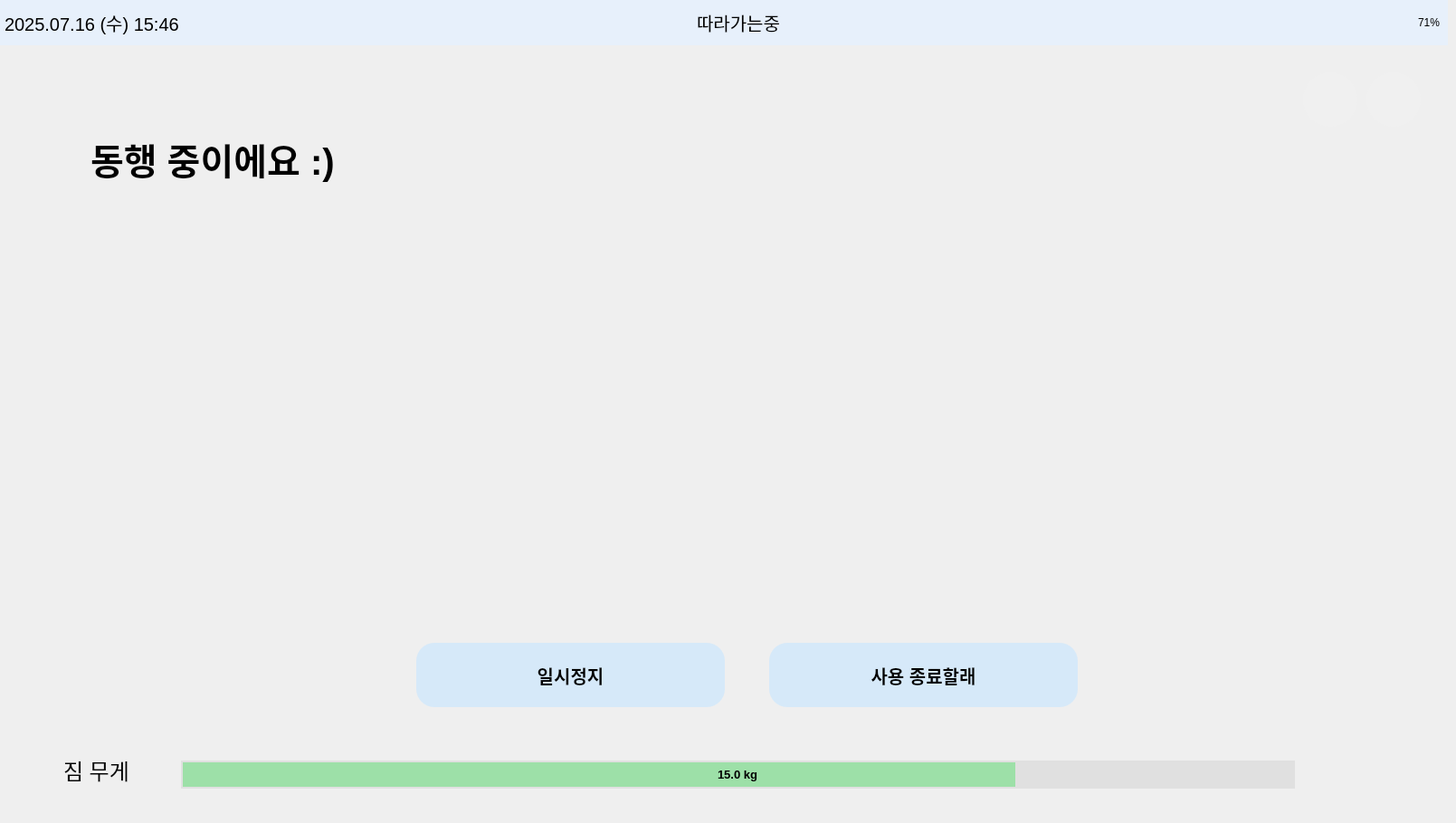
    <widget class="QWidget" name="page_following">
     <widget class="QFrame" name="topbar5">
      <property name="geometry">
       <rect>
        <x>0</x>
        <y>0</y>
        <width>1600</width>
        <height>50</height>
       </rect>
      </property>
      <property name="palette">
       <palette>
        <active>
         <colorrole role="WindowText">
          <brush brushstyle="SolidPattern">
           <color alpha="255">
            <red>0</red>
            <green>0</green>
            <blue>0</blue>
           </color>
          </brush>
         </colorrole>
         <colorrole role="Button">
          <brush brushstyle="SolidPattern">
           <color alpha="255">
            <red>231</red>
            <green>240</green>
            <blue>251</blue>
           </color>
          </brush>
         </colorrole>
         <colorrole role="Light">
          <brush brushstyle="SolidPattern">
           <color alpha="255">
            <red>255</red>
            <green>116</green>
            <blue>116</blue>
           </color>
          </brush>
         </colorrole>
         <colorrole role="Midlight">
          <brush brushstyle="SolidPattern">
           <color alpha="255">
            <red>247</red>
            <green>63</green>
            <blue>63</blue>
           </color>
          </brush>
         </colorrole>
         <colorrole role="Dark">
          <brush brushstyle="SolidPattern">
           <color alpha="255">
            <red>120</red>
            <green>6</green>
            <blue>6</blue>
           </color>
          </brush>
         </colorrole>
         <colorrole role="Mid">
          <brush brushstyle="SolidPattern">
           <color alpha="255">
            <red>160</red>
            <green>7</green>
            <blue>7</blue>
           </color>
          </brush>
         </colorrole>
         <colorrole role="Text">
          <brush brushstyle="SolidPattern">
           <color alpha="255">
            <red>0</red>
            <green>0</green>
            <blue>0</blue>
           </color>
          </brush>
         </colorrole>
         <colorrole role="BrightText">
          <brush brushstyle="SolidPattern">
           <color alpha="255">
            <red>255</red>
            <green>255</green>
            <blue>255</blue>
           </color>
          </brush>
         </colorrole>
         <colorrole role="ButtonText">
          <brush brushstyle="SolidPattern">
           <color alpha="255">
            <red>0</red>
            <green>0</green>
            <blue>0</blue>
           </color>
          </brush>
         </colorrole>
         <colorrole role="Base">
          <brush brushstyle="SolidPattern">
           <color alpha="255">
            <red>231</red>
            <green>240</green>
            <blue>251</blue>
           </color>
          </brush>
         </colorrole>
         <colorrole role="Window">
          <brush brushstyle="SolidPattern">
           <color alpha="255">
            <red>231</red>
            <green>240</green>
            <blue>251</blue>
           </color>
          </brush>
         </colorrole>
         <colorrole role="Shadow">
          <brush brushstyle="SolidPattern">
           <color alpha="255">
            <red>0</red>
            <green>0</green>
            <blue>0</blue>
           </color>
          </brush>
         </colorrole>
         <colorrole role="AlternateBase">
          <brush brushstyle="SolidPattern">
           <color alpha="255">
            <red>247</red>
            <green>133</green>
            <blue>133</blue>
           </color>
          </brush>
         </colorrole>
         <colorrole role="ToolTipBase">
          <brush brushstyle="SolidPattern">
           <color alpha="255">
            <red>255</red>
            <green>255</green>
            <blue>220</blue>
           </color>
          </brush>
         </colorrole>
         <colorrole role="ToolTipText">
          <brush brushstyle="SolidPattern">
           <color alpha="255">
            <red>0</red>
            <green>0</green>
            <blue>0</blue>
           </color>
          </brush>
         </colorrole>
         <colorrole role="PlaceholderText">
          <brush brushstyle="SolidPattern">
           <color alpha="128">
            <red>0</red>
            <green>0</green>
            <blue>0</blue>
           </color>
          </brush>
         </colorrole>
        </active>
        <inactive>
         <colorrole role="WindowText">
          <brush brushstyle="SolidPattern">
           <color alpha="255">
            <red>0</red>
            <green>0</green>
            <blue>0</blue>
           </color>
          </brush>
         </colorrole>
         <colorrole role="Button">
          <brush brushstyle="SolidPattern">
           <color alpha="255">
            <red>231</red>
            <green>240</green>
            <blue>251</blue>
           </color>
          </brush>
         </colorrole>
         <colorrole role="Light">
          <brush brushstyle="SolidPattern">
           <color alpha="255">
            <red>255</red>
            <green>116</green>
            <blue>116</blue>
           </color>
          </brush>
         </colorrole>
         <colorrole role="Midlight">
          <brush brushstyle="SolidPattern">
           <color alpha="255">
            <red>247</red>
            <green>63</green>
            <blue>63</blue>
           </color>
          </brush>
         </colorrole>
         <colorrole role="Dark">
          <brush brushstyle="SolidPattern">
           <color alpha="255">
            <red>120</red>
            <green>6</green>
            <blue>6</blue>
           </color>
          </brush>
         </colorrole>
         <colorrole role="Mid">
          <brush brushstyle="SolidPattern">
           <color alpha="255">
            <red>160</red>
            <green>7</green>
            <blue>7</blue>
           </color>
          </brush>
         </colorrole>
         <colorrole role="Text">
          <brush brushstyle="SolidPattern">
           <color alpha="255">
            <red>0</red>
            <green>0</green>
            <blue>0</blue>
           </color>
          </brush>
         </colorrole>
         <colorrole role="BrightText">
          <brush brushstyle="SolidPattern">
           <color alpha="255">
            <red>255</red>
            <green>255</green>
            <blue>255</blue>
           </color>
          </brush>
         </colorrole>
         <colorrole role="ButtonText">
          <brush brushstyle="SolidPattern">
           <color alpha="255">
            <red>0</red>
            <green>0</green>
            <blue>0</blue>
           </color>
          </brush>
         </colorrole>
         <colorrole role="Base">
          <brush brushstyle="SolidPattern">
           <color alpha="255">
            <red>231</red>
            <green>240</green>
            <blue>251</blue>
           </color>
          </brush>
         </colorrole>
         <colorrole role="Window">
          <brush brushstyle="SolidPattern">
           <color alpha="255">
            <red>231</red>
            <green>240</green>
            <blue>251</blue>
           </color>
          </brush>
         </colorrole>
         <colorrole role="Shadow">
          <brush brushstyle="SolidPattern">
           <color alpha="255">
            <red>0</red>
            <green>0</green>
            <blue>0</blue>
           </color>
          </brush>
         </colorrole>
         <colorrole role="AlternateBase">
          <brush brushstyle="SolidPattern">
           <color alpha="255">
            <red>247</red>
            <green>133</green>
            <blue>133</blue>
           </color>
          </brush>
         </colorrole>
         <colorrole role="ToolTipBase">
          <brush brushstyle="SolidPattern">
           <color alpha="255">
            <red>255</red>
            <green>255</green>
            <blue>220</blue>
           </color>
          </brush>
         </colorrole>
         <colorrole role="ToolTipText">
          <brush brushstyle="SolidPattern">
           <color alpha="255">
            <red>0</red>
            <green>0</green>
            <blue>0</blue>
           </color>
          </brush>
         </colorrole>
         <colorrole role="PlaceholderText">
          <brush brushstyle="SolidPattern">
           <color alpha="128">
            <red>0</red>
            <green>0</green>
            <blue>0</blue>
           </color>
          </brush>
         </colorrole>
        </inactive>
        <disabled>
         <colorrole role="WindowText">
          <brush brushstyle="SolidPattern">
           <color alpha="255">
            <red>120</red>
            <green>6</green>
            <blue>6</blue>
           </color>
          </brush>
         </colorrole>
         <colorrole role="Button">
          <brush brushstyle="SolidPattern">
           <color alpha="255">
            <red>231</red>
            <green>240</green>
            <blue>251</blue>
           </color>
          </brush>
         </colorrole>
         <colorrole role="Light">
          <brush brushstyle="SolidPattern">
           <color alpha="255">
            <red>255</red>
            <green>116</green>
            <blue>116</blue>
           </color>
          </brush>
         </colorrole>
         <colorrole role="Midlight">
          <brush brushstyle="SolidPattern">
           <color alpha="255">
            <red>247</red>
            <green>63</green>
            <blue>63</blue>
           </color>
          </brush>
         </colorrole>
         <colorrole role="Dark">
          <brush brushstyle="SolidPattern">
           <color alpha="255">
            <red>120</red>
            <green>6</green>
            <blue>6</blue>
           </color>
          </brush>
         </colorrole>
         <colorrole role="Mid">
          <brush brushstyle="SolidPattern">
           <color alpha="255">
            <red>160</red>
            <green>7</green>
            <blue>7</blue>
           </color>
          </brush>
         </colorrole>
         <colorrole role="Text">
          <brush brushstyle="SolidPattern">
           <color alpha="255">
            <red>120</red>
            <green>6</green>
            <blue>6</blue>
           </color>
          </brush>
         </colorrole>
         <colorrole role="BrightText">
          <brush brushstyle="SolidPattern">
           <color alpha="255">
            <red>255</red>
            <green>255</green>
            <blue>255</blue>
           </color>
          </brush>
         </colorrole>
         <colorrole role="ButtonText">
          <brush brushstyle="SolidPattern">
           <color alpha="255">
            <red>120</red>
            <green>6</green>
            <blue>6</blue>
           </color>
          </brush>
         </colorrole>
         <colorrole role="Base">
          <brush brushstyle="SolidPattern">
           <color alpha="255">
            <red>231</red>
            <green>240</green>
            <blue>251</blue>
           </color>
          </brush>
         </colorrole>
         <colorrole role="Window">
          <brush brushstyle="SolidPattern">
           <color alpha="255">
            <red>231</red>
            <green>240</green>
            <blue>251</blue>
           </color>
          </brush>
         </colorrole>
         <colorrole role="Shadow">
          <brush brushstyle="SolidPattern">
           <color alpha="255">
            <red>0</red>
            <green>0</green>
            <blue>0</blue>
           </color>
          </brush>
         </colorrole>
         <colorrole role="AlternateBase">
          <brush brushstyle="SolidPattern">
           <color alpha="255">
            <red>240</red>
            <green>11</green>
            <blue>11</blue>
           </color>
          </brush>
         </colorrole>
         <colorrole role="ToolTipBase">
          <brush brushstyle="SolidPattern">
           <color alpha="255">
            <red>255</red>
            <green>255</green>
            <blue>220</blue>
           </color>
          </brush>
         </colorrole>
         <colorrole role="ToolTipText">
          <brush brushstyle="SolidPattern">
           <color alpha="255">
            <red>0</red>
            <green>0</green>
            <blue>0</blue>
           </color>
          </brush>
         </colorrole>
         <colorrole role="PlaceholderText">
          <brush brushstyle="SolidPattern">
           <color alpha="128">
            <red>0</red>
            <green>0</green>
            <blue>0</blue>
           </color>
          </brush>
         </colorrole>
        </disabled>
       </palette>
      </property>
      <property name="styleSheet">
       <string>background-color: #e7f0fb;</string>
      </property>
      <widget class="QLabel" name="label_datetime5">
       <property name="geometry">
        <rect>
         <x>5</x>
         <y>0</y>
         <width>331</width>
         <height>50</height>
        </rect>
       </property>
       <property name="font">
        <font>
         <pointsize>15</pointsize>
        </font>
       </property>
       <property name="text">
        <string>2025.07.16 (수) 15:46</string>
       </property>
      </widget>
      <widget class="QLabel" name="label_battery5">
       <property name="geometry">
        <rect>
         <x>1470</x>
         <y>0</y>
         <width>121</width>
         <height>50</height>
        </rect>
       </property>
       <property name="text">
        <string>71%</string>
       </property>
       <property name="alignment">
        <set>Qt::AlignRight|Qt::AlignTrailing|Qt::AlignVCenter</set>
       </property>
      </widget>
      <widget class="QLabel" name="label_status5">
       <property name="geometry">
        <rect>
         <x>770</x>
         <y>0</y>
         <width>141</width>
         <height>50</height>
        </rect>
       </property>
       <property name="font">
        <font>
         <pointsize>15</pointsize>
         <weight>50</weight>
         <bold>false</bold>
        </font>
       </property>
       <property name="text">
        <string>따라가는중</string>
       </property>
      </widget>
      <widget class="QLabel" name="label_image5">
       <property name="geometry">
        <rect>
         <x>690</x>
         <y>0</y>
         <width>71</width>
         <height>50</height>
        </rect>
       </property>
       <property name="text">
        <string/>
       </property>
       <property name="pixmap">
        <pixmap>icon/나를따라와줘.png</pixmap>
       </property>
       <property name="scaledContents">
        <bool>true</bool>
       </property>
      </widget>
     </widget>
     <widget class="QLabel" name="label_following_text5">
      <property name="geometry">
       <rect>
        <x>100</x>
        <y>110</y>
        <width>1301</width>
        <height>131</height>
       </rect>
      </property>
      <property name="font">
       <font>
        <pointsize>30</pointsize>
        <weight>75</weight>
        <bold>true</bold>
       </font>
      </property>
      <property name="styleSheet">
       <string notr="true">background-color: rgba(255, 255, 255, 0);</string>
      </property>
      <property name="text">
       <string>동행 중이에요 :)</string>
      </property>
      <property name="alignment">
       <set>Qt::AlignLeading|Qt::AlignLeft|Qt::AlignVCenter</set>
      </property>
     </widget>
     <widget class="QPushButton" name="btn_home5">
      <property name="geometry">
       <rect>
        <x>1440</x>
        <y>80</y>
        <width>60</width>
        <height>60</height>
       </rect>
      </property>
      <property name="palette">
       <palette>
        <active>
         <colorrole role="Button">
          <brush brushstyle="SolidPattern">
           <color alpha="255">
            <red>240</red>
            <green>240</green>
            <blue>240</blue>
           </color>
          </brush>
         </colorrole>
         <colorrole role="Base">
          <brush brushstyle="SolidPattern">
           <color alpha="255">
            <red>240</red>
            <green>240</green>
            <blue>240</blue>
           </color>
          </brush>
         </colorrole>
         <colorrole role="Window">
          <brush brushstyle="SolidPattern">
           <color alpha="255">
            <red>240</red>
            <green>240</green>
            <blue>240</blue>
           </color>
          </brush>
         </colorrole>
        </active>
        <inactive>
         <colorrole role="Button">
          <brush brushstyle="SolidPattern">
           <color alpha="255">
            <red>240</red>
            <green>240</green>
            <blue>240</blue>
           </color>
          </brush>
         </colorrole>
         <colorrole role="Base">
          <brush brushstyle="SolidPattern">
           <color alpha="255">
            <red>240</red>
            <green>240</green>
            <blue>240</blue>
           </color>
          </brush>
         </colorrole>
         <colorrole role="Window">
          <brush brushstyle="SolidPattern">
           <color alpha="255">
            <red>240</red>
            <green>240</green>
            <blue>240</blue>
           </color>
          </brush>
         </colorrole>
        </inactive>
        <disabled>
         <colorrole role="Button">
          <brush brushstyle="SolidPattern">
           <color alpha="255">
            <red>240</red>
            <green>240</green>
            <blue>240</blue>
           </color>
          </brush>
         </colorrole>
         <colorrole role="Base">
          <brush brushstyle="SolidPattern">
           <color alpha="255">
            <red>240</red>
            <green>240</green>
            <blue>240</blue>
           </color>
          </brush>
         </colorrole>
         <colorrole role="Window">
          <brush brushstyle="SolidPattern">
           <color alpha="255">
            <red>240</red>
            <green>240</green>
            <blue>240</blue>
           </color>
          </brush>
         </colorrole>
        </disabled>
       </palette>
      </property>
      <property name="styleSheet">
       <string notr="true">QPushButton {
    border: none;
    border-radius: 30px;
    background-color: #F0F0F0;
}</string>
      </property>
      <property name="text">
       <string/>
      </property>
      <property name="icon">
       <iconset>
        <normaloff>icon/home.png</normaloff>icon/home.png</iconset>
      </property>
      <property name="iconSize">
       <size>
        <width>40</width>
        <height>40</height>
       </size>
      </property>
     </widget>
     <widget class="QPushButton" name="btn_back5">
      <property name="geometry">
       <rect>
        <x>1510</x>
        <y>80</y>
        <width>60</width>
        <height>60</height>
       </rect>
      </property>
      <property name="palette">
       <palette>
        <active>
         <colorrole role="Button">
          <brush brushstyle="SolidPattern">
           <color alpha="255">
            <red>240</red>
            <green>240</green>
            <blue>240</blue>
           </color>
          </brush>
         </colorrole>
         <colorrole role="Base">
          <brush brushstyle="SolidPattern">
           <color alpha="255">
            <red>240</red>
            <green>240</green>
            <blue>240</blue>
           </color>
          </brush>
         </colorrole>
         <colorrole role="Window">
          <brush brushstyle="SolidPattern">
           <color alpha="255">
            <red>240</red>
            <green>240</green>
            <blue>240</blue>
           </color>
          </brush>
         </colorrole>
        </active>
        <inactive>
         <colorrole role="Button">
          <brush brushstyle="SolidPattern">
           <color alpha="255">
            <red>240</red>
            <green>240</green>
            <blue>240</blue>
           </color>
          </brush>
         </colorrole>
         <colorrole role="Base">
          <brush brushstyle="SolidPattern">
           <color alpha="255">
            <red>240</red>
            <green>240</green>
            <blue>240</blue>
           </color>
          </brush>
         </colorrole>
         <colorrole role="Window">
          <brush brushstyle="SolidPattern">
           <color alpha="255">
            <red>240</red>
            <green>240</green>
            <blue>240</blue>
           </color>
          </brush>
         </colorrole>
        </inactive>
        <disabled>
         <colorrole role="Button">
          <brush brushstyle="SolidPattern">
           <color alpha="255">
            <red>240</red>
            <green>240</green>
            <blue>240</blue>
           </color>
          </brush>
         </colorrole>
         <colorrole role="Base">
          <brush brushstyle="SolidPattern">
           <color alpha="255">
            <red>240</red>
            <green>240</green>
            <blue>240</blue>
           </color>
          </brush>
         </colorrole>
         <colorrole role="Window">
          <brush brushstyle="SolidPattern">
           <color alpha="255">
            <red>240</red>
            <green>240</green>
            <blue>240</blue>
           </color>
          </brush>
         </colorrole>
        </disabled>
       </palette>
      </property>
      <property name="styleSheet">
       <string notr="true">QPushButton {
    border: none;
    border-radius: 30px;
    background-color: #F0F0F0;
}</string>
      </property>
      <property name="text">
       <string/>
      </property>
      <property name="icon">
       <iconset>
        <normaloff>icon/back.png</normaloff>icon/back.png</iconset>
      </property>
      <property name="iconSize">
       <size>
        <width>40</width>
        <height>40</height>
       </size>
      </property>
     </widget>
     <widget class="QProgressBar" name="weight_bar5">
      <property name="geometry">
       <rect>
        <x>200</x>
        <y>840</y>
        <width>1231</width>
        <height>31</height>
       </rect>
      </property>
      <property name="font">
       <font>
        <pointsize>10</pointsize>
        <weight>75</weight>
        <bold>true</bold>
       </font>
      </property>
      <property name="styleSheet">
       <string notr="true">QProgressBar {
    border: 2px solid #E0E0E0;         /* 테두리: 불투명 회색 */
    border-radius: 30px;               /* 둥글게 */
    background-color: #E0E0E0;         /* 배경: 불투명 연회색 */
    text-align: center;                /* 텍스트 중앙 정렬 */
}

QProgressBar::chunk {
    background-color: rgba(129, 224, 144, 180);   /* 초록색 바 + 투명도 */
    border-radius: 30px;
}
</string>
      </property>
      <property name="maximum">
       <number>20000</number>
      </property>
      <property name="value">
       <number>15000</number>
      </property>
      <property name="format">
       <string>15.0 kg</string>
      </property>
     </widget>
     <widget class="QLabel" name="label_weight5">
      <property name="geometry">
       <rect>
        <x>70</x>
        <y>830</y>
        <width>101</width>
        <height>41</height>
       </rect>
      </property>
      <property name="font">
       <font>
        <pointsize>18</pointsize>
       </font>
      </property>
      <property name="styleSheet">
       <string notr="true">QLabel {
    color: #000000;  /* 원하는 색상 코드로 변경 */
}
</string>
      </property>
      <property name="text">
       <string>짐 무게</string>
      </property>
      <property name="alignment">
       <set>Qt::AlignLeading|Qt::AlignLeft|Qt::AlignVCenter</set>
      </property>
     </widget>
     <widget class="QLabel" name="label_background5">
      <property name="geometry">
       <rect>
        <x>0</x>
        <y>50</y>
        <width>1600</width>
        <height>850</height>
       </rect>
      </property>
      <property name="text">
       <string/>
      </property>
      <property name="pixmap">
       <pixmap>icon/background.jpeg</pixmap>
      </property>
      <property name="scaledContents">
       <bool>true</bool>
      </property>
     </widget>
     <widget class="QLabel" name="label_arcs_img">
      <property name="geometry">
       <rect>
        <x>500</x>
        <y>250</y>
        <width>611</width>
        <height>421</height>
       </rect>
      </property>
      <property name="text">
       <string/>
      </property>
      <property name="pixmap">
       <pixmap>icon/로봇음성2.png</pixmap>
      </property>
      <property name="scaledContents">
       <bool>true</bool>
      </property>
     </widget>
     <widget class="QPushButton" name="btn_end_following5">
      <property name="geometry">
       <rect>
        <x>850</x>
        <y>710</y>
        <width>341</width>
        <height>71</height>
       </rect>
      </property>
      <property name="font">
       <font>
        <pointsize>-1</pointsize>
        <weight>75</weight>
        <bold>true</bold>
       </font>
      </property>
      <property name="styleSheet">
       <string notr="true">QPushButton {
    background-color: #d6e9f9;
    border: none;
    border-radius: 20px;  /* 숫자 키울수록 더 둥글게 */
    padding: 8px 16px;    /* 내부 여백 */
    font-size: 20px;      /* 글자 크기(선택사항) */
}
</string>
      </property>
      <property name="text">
       <string>사용 종료할래</string>
      </property>
     </widget>
     <widget class="QPushButton" name="btn_pause5">
      <property name="geometry">
       <rect>
        <x>460</x>
        <y>710</y>
        <width>341</width>
        <height>71</height>
       </rect>
      </property>
      <property name="font">
       <font>
        <pointsize>-1</pointsize>
        <weight>75</weight>
        <bold>true</bold>
       </font>
      </property>
      <property name="styleSheet">
       <string notr="true">QPushButton {
    background-color: #d6e9f9;
    border: none;
    border-radius: 20px;  /* 숫자 키울수록 더 둥글게 */
    padding: 8px 16px;    /* 내부 여백 */
    font-size: 20px;      /* 글자 크기(선택사항) */
}
</string>
      </property>
      <property name="text">
       <string>일시정지</string>
      </property>
     </widget>
     <zorder>label_background5</zorder>
     <zorder>topbar5</zorder>
     <zorder>label_following_text5</zorder>
     <zorder>btn_home5</zorder>
     <zorder>btn_back5</zorder>
     <zorder>weight_bar5</zorder>
     <zorder>label_weight5</zorder>
     <zorder>label_arcs_img</zorder>
     <zorder>btn_end_following5</zorder>
     <zorder>btn_pause5</zorder>
    </widget>
